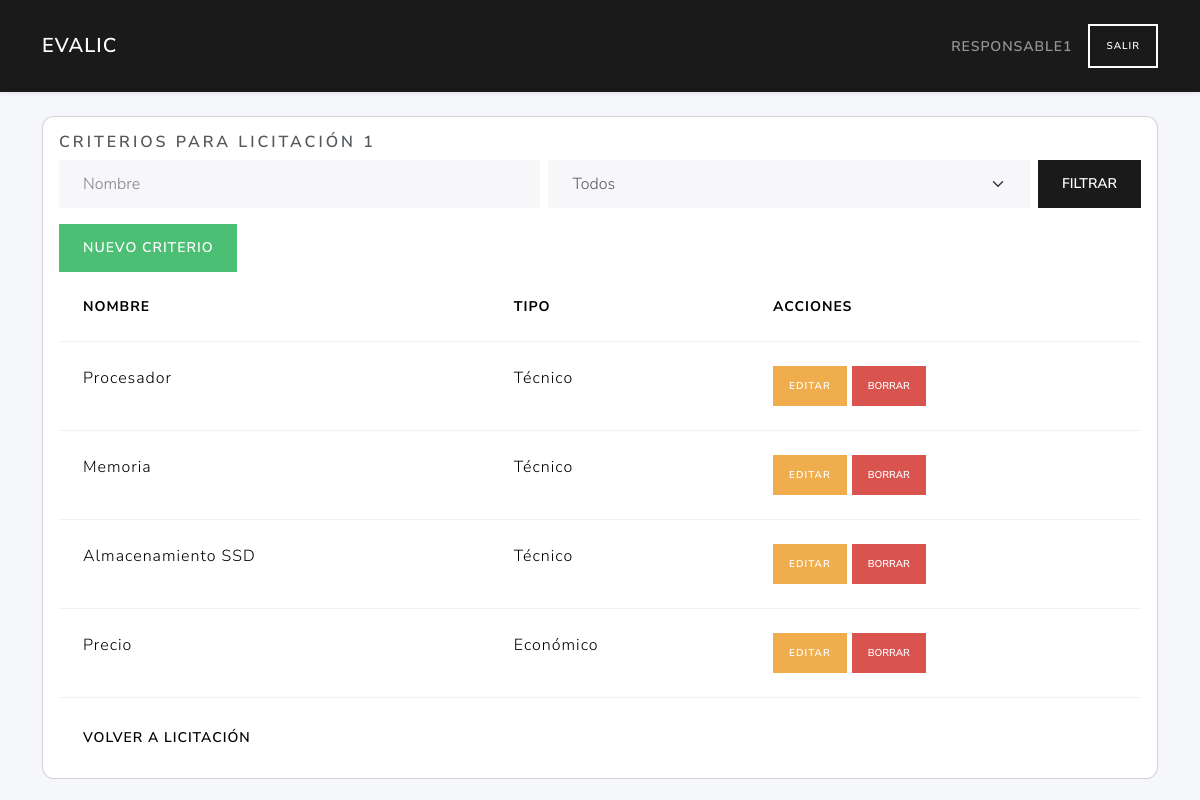
The app's page /criterios/1 (signed in) with its own data.
### tables this page shows
CREATE TABLE criterios (
        id  INTEGER PRIMARY KEY AUTOINCREMENT,
        NombreCriterio TEXT NOT NULL,
        descripcion TEXT,
        peso INTEGER,
        PrecioBase INTEGER,
        PuntuacionMaxima INTEGER,                          
        tipocriterio_id INTEGER NOT NULL,
        licitacion_id INTEGER NOT NULL,
        formula_id INTEGER,                          
        FOREIGN KEY (tipocriterio_id) REFERENCES tipo_criterios(id)
        FOREIGN KEY (licitacion_id) REFERENCES licitaciones(id)
        FOREIGN KEY (formula_id) REFERENCES formulas(id)                                                             
    );

CREATE TABLE tipo_criterios (
        id INTEGER PRIMARY KEY AUTOINCREMENT,
        TipoCriterio TEXT NOT NULL UNIQUE CHECK(TipoCriterio IN ('Técnico','Económico'))
    );

### routes/criterios_routes.py (the view)
@criterios_bp.route('/<int:lic_id>')
def index(lic_id):
    if 'user_id' not in session:
        return redirect(url_for('auth.login'))
    db = get_db(current_app)
    items = listar(db, lic_id)
    filtro_nombre = request.args.get('filtro_nombre', '').strip()
    filtro_tipo   = request.args.get('filtro_tipo', '')
    if filtro_nombre:
        items = [
            c for c in items
            if filtro_nombre.lower() in (c['NombreCriterio'] or '').lower()
        ]
    if filtro_tipo:
        items = [
            c for c in items
            if c['TipoCriterio'] == filtro_tipo
        ]
    tipo_filtros = [t['TipoCriterio'] for t in tipos(db)]
    return render_template(
        'criterios/index.html',
        criterios=items,
        lic_id=lic_id,
        tipo_opts=tipo_filtros,  # ahora es lista de strings, no Rows
        request=request
    )

### app.py (called while the page is built)
def create_app():
    app = Flask(__name__)
    app.permanent_session_lifetime = timedelta(hours=1)  # Sesión permanente por 1 hora
    app.config.from_object(Config)
    @app.context_processor
    def utility_processor():
        from flask import request, url_for
        def url_for_other_page(page):
            args = request.args.copy()
            args['page'] = page
            return url_for('licitaciones.index', **args)
        return dict(url_for_other_page=url_for_other_page)
    app.teardown_appcontext(close_connection)
    with app.app_context():
        init_db(app)
    app.register_blueprint(auth_bp)
    app.register_blueprint(user_bp)
    app.register_blueprint(licitaciones_bp)
    app.register_blueprint(ofertas_bp)
    app.register_blueprint(licitantes_bp)
    app.register_blueprint(evaluador_bp)
    app.register_blueprint(criterios_bp)
    return app

### models/criterios_data.py (called while the page is built)
def list_criterios(db, licitacion_id):
    return db.execute("""
        SELECT c.*, t.TipoCriterio, f.NombreFormula, c.PrecioBase
        FROM criterios c
        JOIN tipo_criterios t ON c.tipocriterio_id=t.id
        LEFT JOIN formulas f ON c.formula_id=f.id
        WHERE c.licitacion_id=?
        ORDER BY c.id
    """, (licitacion_id,)).fetchall()

def list_tipo_criterios(db):
    return db.execute("SELECT * FROM tipo_criterios").fetchall()

### models/dao.py (called while the page is built)
def close_connection(exception):
    db = getattr(g, '_database', None)
    if db is not None:
        db.close()

def get_db(app):
    if 'sqlite_db' not in g:
        g.sqlite_db = sqlite3.connect(
            app.config['DATABASE'],
            detect_types=sqlite3.PARSE_DECLTYPES
        )
        g.sqlite_db.row_factory = sqlite3.Row
    return g.sqlite_db

### services/criterio_service.py (called while the page is built)
def listar(db, lic_id):
    return list_criterios(db, lic_id)

def tipos(db):
    return list_tipo_criterios(db)

### templates/criterios/index.html (shortened to what this page needs)
{% extends "base.html" %}
{% block content %}
<div class="card">
  <div class="card-body">
    <h5 class="card-title">Criterios para Licitación {{ lic_id }}</h5>
    <form method="get" class="row g-2 mb-3 align-items-end">
     <div class="col">
       <input
         type="text"
         class="form-control"
         id="filtro_nombre"
         name="filtro_nombre"
         placeholder="Nombre"
         value="{{ request.args.get('filtro_nombre','') }}"
      >
     </div>
     <div class="col">
       <select
         class="form-select"
         id="filtro_tipo"
         name="filtro_tipo"
      >
         <option value="">Todos</option>
       </select>
     </div>
     <div class="col-auto ms-auto">
       <button type="submit" class="btn btn-primary">Filtrar</button>
     </div>
   </form>
    <a href="{{ url_for('criterios.create_criterio_route', lic_id=lic_id) }}" class="btn btn-success mb3">Nuevo Criterio</a>
    <table class="table">
      <thead>
        <tr>
          <th>Nombre</th><th>Tipo</th><th>Acciones</th>
        </tr>
      </thead>
      <tbody>
        {% for c in criterios %}
        <tr>
          <td>{{ c.NombreCriterio }}</td>
          <td>{{ c.TipoCriterio }}</td>
          <td>
            <a href="{{ url_for('criterios.edit_criterio_route', lic_id=lic_id, crit_id=c.id) }}" class="btn btn-sm btn-warning">Editar</a>
            <form method="post" action="{{ url_for('criterios.delete_criterio_route', lic_id=lic_id, crit_id=c.id) }}" style="display:inline">
              <button type="submit" class="btn btn-sm btn-danger" onclick="return confirm('¿Eliminar criterio?')">Borrar</button>
            </form>
          </td>
        </tr>
        {% endfor %}
      </tbody>
    </table>
    <a href="{{ url_for('licitaciones.edit_licitacion_route', lic_id=lic_id) }}" class="btn btn-secondary">Volver a Licitación</a>
  </div>
</div>
{% endblock %}

### templates/base.html (style rules this page uses)
body { background:#f5f7fa; }
.card { border-radius:.75rem; }

### records on screen
criterios: NombreCriterio "Procesador", TipoCriterio "Técnico"
criterios: NombreCriterio "Memoria", TipoCriterio "Técnico"
criterios: NombreCriterio "Almacenamiento SSD", TipoCriterio "Técnico"
criterios: NombreCriterio "Precio", TipoCriterio "Económico"

### other values on screen
{{ session['username'] }} "RESPONSABLE1"
{{ lic_id }} "1"
